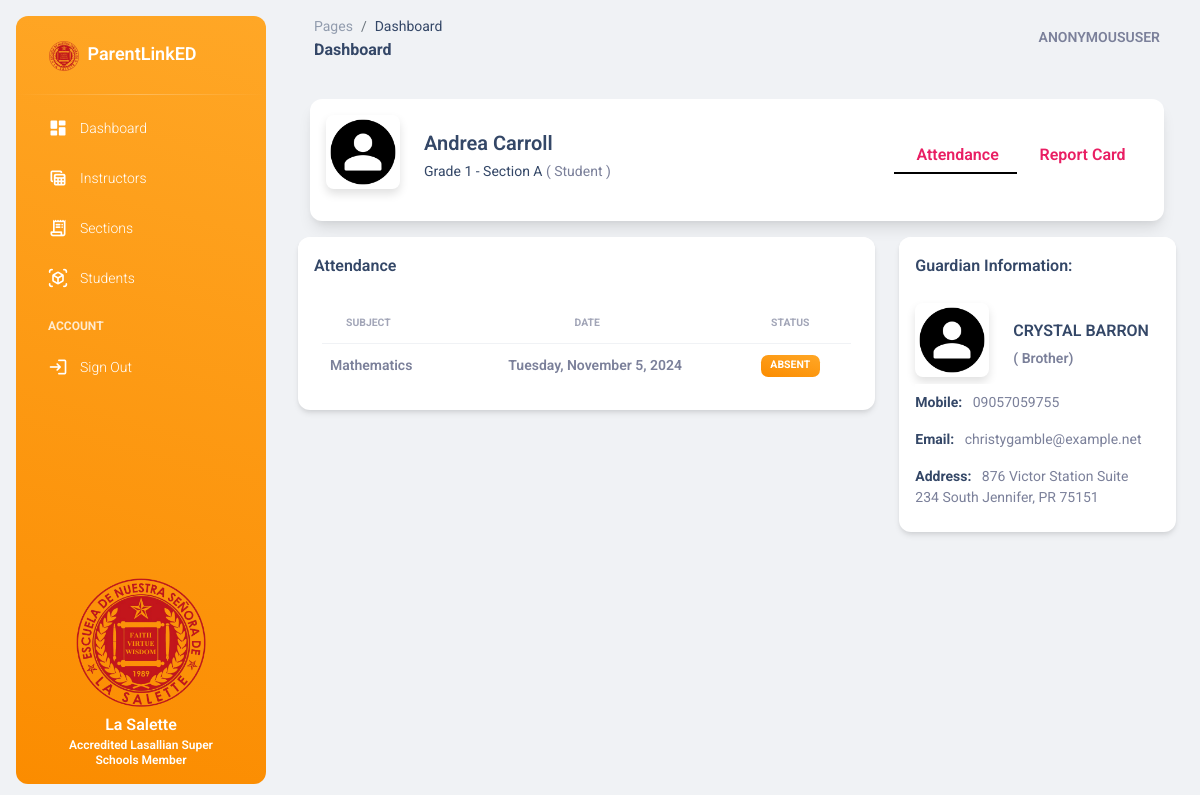
The app's page /student/profile/Grade 2-60/ with its own data.
### base/models.py (models this page shows, shortened)
class Student(models.Model):
    firstname = models.CharField(max_length=100)
    lastname = models.CharField(max_length=100)
    student_id = models.CharField(max_length=100, null = True, blank = True)
    avatar = models.ImageField(upload_to='avatars/', default = '/default_avatar.png', null = True, blank = True)
    gender = models.CharField(max_length=10, null = True, blank = True)
    age = models.IntegerField(null = True, blank = True)
    year_level_section = models.ForeignKey(YearLevelSection, on_delete=models.CASCADE, null=True, blank=True)
    date_created = models.DateTimeField(auto_now_add=True, null = True, blank = True)

class YearLevelSection(models.Model):
    year_levels = [
        ('Grade 1', 'Grade 1'),
        ('Grade 2', 'Grade 2'),
        ('Grade 3', 'Grade 3'),
        ('Grade 4', 'Grade 4'),
        ('Grade 5', 'Grade 5'),
        ('Grade 6', 'Grade 6'),
    ]
    year_level = models.CharField(max_length=10, choices=year_levels)
    section = models.CharField(max_length=10)
    subjects = models.ManyToManyField(Subject, null=True, blank=True, related_name='year_level_sections')
    instructor = models.ForeignKey(Instructor, on_delete=models.CASCADE, related_name='year_level_sections', null = True, blank = True)
    slug = models.SlugField(max_length=255, unique=True, null=True, blank=True)
    def __str__(self):
        return f"{self.year_level} - {self.section}"

class Attendance(models.Model):
    student = models.ForeignKey(Student, on_delete=models.CASCADE, related_name='attendances')
    subject = models.ForeignKey(Subject, on_delete=models.CASCADE, related_name='attendances')
    date = models.DateTimeField(auto_now_add=True)
    status = models.CharField(max_length=10, choices=[('present', 'Present'), ('absent', 'Absent')])
    class Meta:
        unique_together = ('student', 'subject', 'date')  # Ensure no duplicate records for the same day

class Subject(models.Model):
    name = models.CharField(max_length=100)
    subject_code = models.CharField(max_length=100, null=True, blank=True)
    description = models.TextField(blank=True, null=True)
    day = models.CharField(max_length=100)
    start_time = models.TimeField()
    end_time = models.TimeField()
    slug = models.SlugField(max_length=255, unique=True, null=True, blank=True)

class Guardian(models.Model):
    user = models.OneToOneField(User, on_delete=models.CASCADE)
    student = models.ManyToManyField(Student, related_name='guardians')
    age = models.IntegerField(null = True, blank = True)
    address = models.CharField(max_length=100, null = True, blank = True)
    contact_number = models.CharField(max_length=11, null = True, blank = True)
    gender = models.CharField(max_length=10, null = True, blank = True)
    avatar = models.ImageField(upload_to='avatars/', default = '/default_avatar.png', null = True, blank = True)
    relationship = models.CharField(max_length=100, null = True, blank = True)
    date_created = models.DateTimeField(auto_now_add=True, null = True, blank = True)

### base/views.py (the view)
# urls.py: path('student/profile/<student_id>/', views.student_profile, name='student_profile'),
def student_profile(request, student_id):
    student = get_object_or_404(Student, student_id=student_id)
    guardians = student.guardians.all()  # Get the related guardians
    attendance = Attendance.objects.filter(student=student)
    grades = Grade.objects.filter(student=student).select_related('subject')
    year_level_section = student.year_level_section
    subjects = year_level_section.subjects.all()
    subjects_with_grades = {grade.subject.id for grade in grades}
    subjects_without_grades = subjects.exclude(id__in=subjects_with_grades)
    context = {
        'student': student,
        'guardians': guardians,
        'attendance': attendance,
        'grades': grades,
        'subjects': subjects,
        'subjects_without_grades': subjects_without_grades,  # Ne
    }
    return render(request, 'base/admin/student_profile.html', context)

### base/templates/base/admin/student_profile.html (shortened to what this page needs)
{% extends 'base.html' %}
{% block content %}
<div class="card shadow-lg mx-4 card-profile-bottom">
    <div class="card-body p-3">
        <div class="row gx-4 mb-2">
            <div class="col-auto">
               <div class="avatar avatar-xl position-relative">
                  <img src="{{ student.avatar.url }}" alt="profile_image" class="w-100 border-radius-lg shadow-sm">
               </div>
            </div>
            <div class="col-auto my-auto">
               <div class="h-100">
                  <h5 class="mb-1">
                    {{ student.firstname }} {{ student.lastname}}
                  </h5>
                  <p class="mb-0 font-weight-normal text-sm">
                    <a href="{% url 'section_detail' student.year_level_section.slug %}">{{student.year_level_section }}</a> ( Student )
                  </p>
               </div>
            </div>
            <div class="col-lg-4 col-md-6 my-sm-auto ms-sm-auto me-sm-0 mx-auto mt-3">
                <div class="nav-wrapper position-relative end-0">
                    <ul class="nav nav-fill p-1 flex-row" role="tablist" id="customTabs">
                        <li class="nav-item" role="presentation">
                            <a class="nav-link_ nav-link mb-0 px-0 py-1 active fw-bold" id="attendance-tab" data-bs-toggle="tab" href="#attendance" role="tab" aria-controls="attendance" aria-selected="true">
                                <span class="ms-1">Attendance</span>
                            </a>
                        </li>
                        <li class="nav-item" role="presentation">
                            <a class="nav-link_ nav-link mb-0 px-0 py-1 fw-bold" id="report-card-tab" data-bs-toggle="tab" href="#report-card" role="tab" aria-controls="report-card" aria-selected="false">
                                <span class="ms-1">Report Card</span>
                            </a>
                        </li>
                    </ul>
                </div>
            </div>
        </div>
    </div>
</div>
<div class="tab-content container-fluid">
    <div class="row">
        <div class="col-md-8">
            <div class="tab-pane fade show active" id="attendance" role="tabpanel" aria-labelledby="attendance-tab">
                <div class="card h-auto mt-3" style="max-height: 100vh; overflow: auto;">
                    <div class="card-header pb-0 p-3">
                        <h6 class="mb-0">Attendance</h6>
                    </div>
                    {% if attendance %}
                    <div class="card-body overflow-auto">
                        <div class="table-responsive">
                            <table class="table align-items-center mb-0">
                                <thead>
                                    <tr>
                                        <th class="text-uppercase text-secondary text-xxs font-weight-bolder opacity-7">Subject</th>
                                        <th class="text-uppercase text-center text-secondary text-xxs font-weight-bolder opacity-7 ps-2">Date</th>
                                        <th class="text-center text-uppercase text-secondary text-xxs font-weight-bolder opacity-7">Status</th>
                                    </tr>
                                </thead>
                                <tbody>
                                    {% for a in attendance %}
                                    <tr>
                                        <td><p class="text-sm font-weight-bold mb-0 small">{{ a.subject.name }}</p></td>
                                        <td class="align-middle text-center">
                                            <span class="text-secondary text-sm small font-weight-bold">{{ a.date|date:"l, F j, Y" }}</span>
                                        </td>
                                        <td class="align-middle text-center text-sm small">
                                            {% if a.status == 'present' %}
                                            <span class="badge badge-pill badge-md bg-gradient-success">{{a.status}}</span>
                                            {% else %}
                                            <span class="badge badge-pill badge-md bg-gradient-warning">{{a.status}}</span>
                                            {% endif %}
                                        </td>
                                    </tr>
                                    {% endfor %}
                                </tbody>
                            </table>
                        </div>
                    </div>
                    {% else %}
                    <p class="p-2 text-center"> No data available </p>
                    {% endif %}
                </div>
            </div>
        </div>
        <div class="col-md-4 d-none d-md-block">
            {% for g in guardians %}
            <div class="card h-auto mt-3">
                <div class="card-header pb-0 p-3">
                    <div class="d-flex justify-content-between align-items-center">
                        <h6 class="">Guardian Information: </h6>
                    </div>
                </div>
                <div class="card-body p-3">
                    <ul class="list-group">
                        <div class="row gx-4">
                            <div class="col-auto">
                                <div class="avatar avatar-xl position-relative">
                                    <img src="{{ g.avatar.url }}" alt="profile_image" class="w-100 border-radius-lg shadow-sm">
                                </div>
                            </div>
                            <div class="col-auto my-auto">
                                <div class="h-100">
                                    <h6 class="mb-1 text-uppercase">{{ g.user.first_name }} {{ g.user.last_name}}</h6>
                                    <p class="mb-0 font-weight-bold text-sm">( {{ g.relationship}})</p>
                                </div>
                            </div>
                        </div>
                        <li class="list-group-item border-0 ps-0 text-sm"><strong class="text-dark">Mobile:</strong> &nbsp; {{ g.contact_number}}</li>
                        <li class="list-group-item border-0 ps-0 text-sm"><strong class="text-dark">Email:</strong> &nbsp; {{ g.user.email }}</li>
                        <li class="list-group-item border-0 ps-0 text-sm"><strong class="text-dark">Address:</strong> &nbsp; {{ g.address }}</li>
                    </ul>
                </div>
            </div>
            {% empty %}
            <div class="alert alert-secondary text-white text-center mt-3" role="alert">
                <strong></strong> No guardian assigned
            </div>
            {% endfor %}
        </div>
    </div>
</div>
{% endblock %}

### base/templates/base/admin/student_profile.html (style rules this page uses)
.nav-link_ { border-bottom: 2px solid transparent; transition: border-bottom 0.3s ease; }
.nav-link_.active { border-bottom: 2px solid #000; }

### records on screen
Student: avatar (placeholder picture), firstname "Andrea", lastname "Carroll", year_level_section "Grade 1 - Section A"
Attendance: subject.name "Mathematics", date "Tuesday, November 5, 2024", status "ABSENT"
Guardian: avatar (placeholder picture), user.first_name "CRYSTAL", user.last_name "BARRON", relationship "Brother", contact_number "09057059755", user.email "christygamble@example.net", address "876 Victor Station Suite 234 South Jennifer, PR 75151"

### other values on screen
{{ request.user }} "ANONYMOUSUSER"
